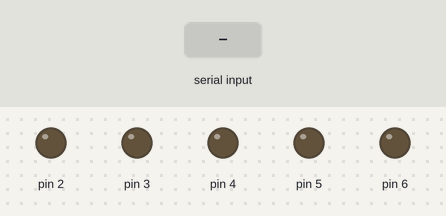
Recording of a sketch running on a simulated Arduino Uno, built with avr-gcc and run on an emulated ATmega328P. On the bench: output pins drawn as LEDs (lit = HIGH). The test bench sets the inputs (shaded band).

Above: at 1.2 s.
1.3 s: "90,45\n" received over Serial
At 2.0 s:
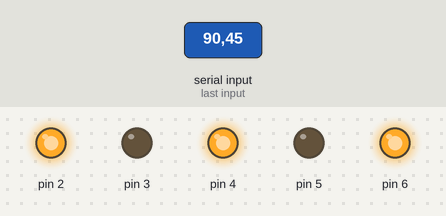
2.9 s: "30,150\n" received over Serial
At 4.3 s:
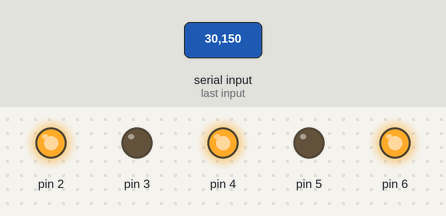
Timing chart, 0 to 5.9 s (numbered marks = the images above; inputs shaded):
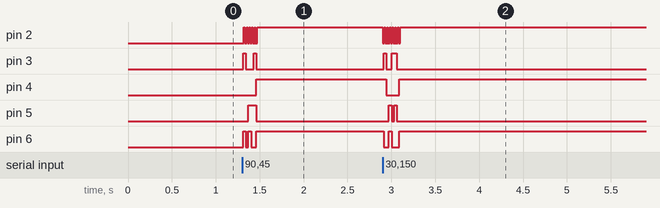

The sketch:

CD4511-LED.ino
```cpp
void setup()
{
  pinMode(2, OUTPUT);
  pinMode(3, OUTPUT);
  pinMode(4, OUTPUT);
  pinMode(5, OUTPUT);
  pinMode(6, OUTPUT);
  Serial.begin(9600);
}
byte income=0;
void loop()
{
  if(Serial.available()>0)
  {
    income = Serial.read();
    income = income - '0';
    digitalWrite(2,LOW);
    delay(10);
    if(income & 0x1)
    {
      digitalWrite(3,HIGH);
    }
    else
    {
      digitalWrite(3,LOW);
    }
    if((income>>1) & 0x1)
    {
      digitalWrite(4,HIGH);
    }
    else
    {
      digitalWrite(4,LOW);
    }
    if((income>>2) & 0x1)
    {
      digitalWrite(5,HIGH);
    }
    else
    {
      digitalWrite(5,LOW);
    }
    if((income>>3) & 0x1)
    {
      digitalWrite(6,HIGH);
    }
    else
    {
      digitalWrite(6,LOW);
    }
    delay(10);
    digitalWrite(2,HIGH);
    delay(10);
  }
}
```

Measured:
- after the input at 1.3 s, pin 2: alternates HIGH for 0.01 s and LOW for 0.02 s, 11 changes in all, then stays HIGH, starting at once; pin 3: alternates HIGH for 0.03 s and LOW for 0.09 s, 4 changes in all, then stays LOW, starting at once
- after the input at 2.9 s, pin 2: alternates HIGH for 0.01 s and LOW for 0.02 s, 14 changes in all, then stays HIGH, starting at once; pin 3: alternates HIGH for 0.05 s and LOW for 0.06 s, 4 changes in all, then stays LOW, starting at once
